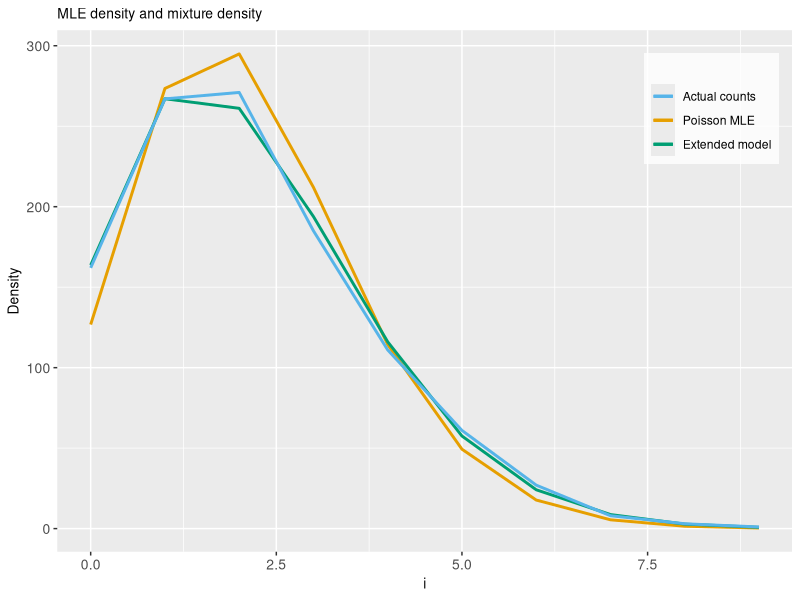

Reproduce this figure in R.
#################################################################
# ASSIGNMENT 3
# Updated: 2019-10-13
# Author: Anna Carlsson
#################################################################

##### Set working directory and load packages #####
setwd("/Users/anna/Dokument/GitHub/MVE187/Assignments/Assignment_3")
library(ggplot2)
library(gplots)

palette <- c("#999999", "#E69F00", "#56B4E9", "#009E73", "#F0E442", "#0072B2", "#D55E00", "#CC79A7")

set.seed(23563)

##### Implementation of EM algorithm #####
tol <- 1e-6

Y_i <- c(162, 267, 271, 185, 111, 61, 27, 8, 3, 1)
I <- c(0:9)

# Initialize vectors
p <- 0
lambda_1 <- 0
lambda_2 <- 0

# Set initial values
p <- c(p, 0.01)
lambda_1 <- c(lambda_1, 0.001)
lambda_2 <- c(lambda_2, 0.001)

ndata <- length(Y_i)
p_prim <- rep(0, ndata)

# Run algorithm
k <- 3
converged <- FALSE
while (converged == FALSE) {
  
  # E step (computing p_prim)
  for (j in 1:10){
    p_prim[j] <- p[k-1] * dpois(j-1, lambda_1[k-1]) / ((p[k-1] * dpois(j-1, lambda_1[k-1]) + (1 - p[k-1]) * dpois(j-1, lambda_2[k-1])))
  }
  
  # M step
  p[k] <- sum(Y_i * p_prim) / sum(Y_i)
  lambda_1[k] <- sum(Y_i * I * p_prim) / (1 + sum(Y_i * p_prim))
  lambda_2[k] <- sum(Y_i * I * (1 - p_prim)) / (1 + sum(Y_i * (1 - p_prim)))               
  
  # Check for convergence
  if (abs(p[k] - p[k-1])<tol && abs(lambda_1[k] - lambda_1[k-1])<tol && abs(lambda_2[k] - lambda_2[k-1])<tol){
    converged <- TRUE
  }
  
  k <- k + 1 
}

##### Plots #####

# MLE of lambda
lambda_est <- sum(Y_i*I) / sum(Y_i)
n <- sum(Y_i)
est_vals <- n * dpois(I, lambda_est, log = FALSE)

# Counts from model fitted in assignment 3
end <- length(p)
extended_model <- p[end] * dpois(I, lambda_1[end]) + (1 - p[end]) * dpois(I, lambda_2[end])

# Plot the improved density with MLE
ggplot() +
  geom_line(
    aes(x = I, y = est_vals, colour = "Poisson MLE"), size = 1, show.legend = TRUE) +
  geom_line(
    aes(x = I, y = n * extended_model, colour = "Extended model"), size = 1, show.legend = TRUE) +
  geom_line(
    aes(x = I, y = Y_i, colour = "Actual counts"), size = 1, show.legend = TRUE) +
  labs(title = "MLE density and mixture density",
       x = "i",
       y = "Density") + 
  theme(
    plot.title = element_text(size = 10),
    axis.title = element_text(size = 10),
    axis.text = element_text(size = 10),
    legend.position = c(0.89, 0.85),
    legend.background = element_rect(fill=alpha('white', 0.8))) +
  scale_colour_manual("", 
                      breaks = c("Actual counts", "Poisson MLE", "Extended model"),
                      values = c("Actual counts"=palette[3], "Poisson MLE"=palette[2], "Extended model" =palette[4]))
